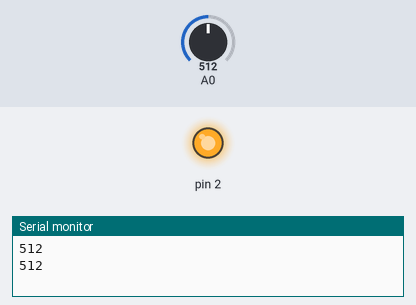
A sketch run on a simulated Arduino Uno, built with avr-gcc and run on an emulated ATmega328P. Parts: output pins drawn as LEDs (lit = HIGH), the last lines printed to the serial monitor. Inputs (shaded band) come from the test bench; at power-on: A0 = 512.

Above: at 1.8 s.
1.9 s: A0 set to 386
3.4 s: A0 set to 356
At 5.2 s:
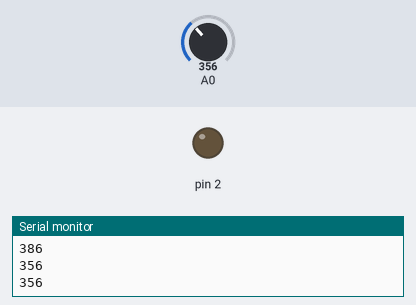
5.5 s: A0 set to 380
At 7.0 s:
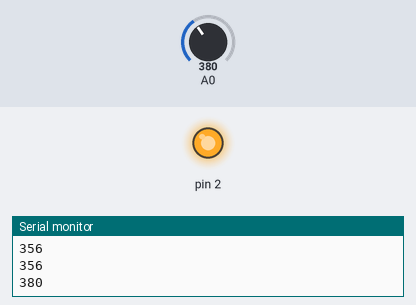
7.5 s: A0 set to 360
At 8.5 s:
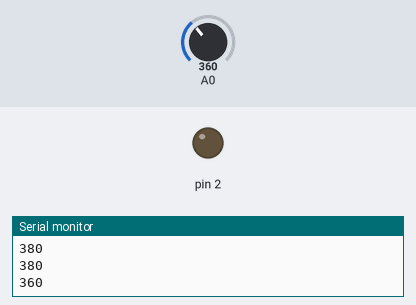
Timing chart, 0 to 10.5 s (numbered marks = the images above; inputs shaded):
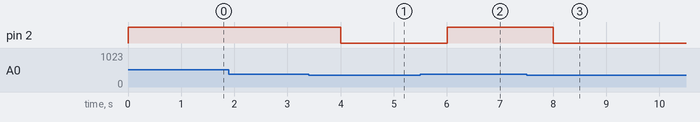

The sketch:

soilTest.ino
```cpp
int moistureLevel = 0;
int motor = 0;
char moistureBuffer[1000];

void setup() {
  pinMode(2, OUTPUT);
  digitalWrite(2, motor);
  Serial.begin(115200);
}

void loop() {
  moistureLevel = analogRead(A0);
  Serial.println(moistureLevel);
  sprintf(moistureBuffer, "Moisture level is: %d", moistureLevel);
  //Serial.println(moistureBuffer);

  if (moistureLevel > 370){
    motor = 1;
  } else{
    motor = 0;
  }

  digitalWrite(2, motor);

  delay(1000);
}
```

Measured:
- the behaviour switches between 371 and 370 on A0 (found by bisection; images 0 and 1)
- after the input at 3.4 s, pin 2: HIGH → LOW after 0.60 s
- after the input at 5.5 s, pin 2: LOW → HIGH after 0.50 s
- after the input at 7.5 s, pin 2: HIGH → LOW after 0.51 s
